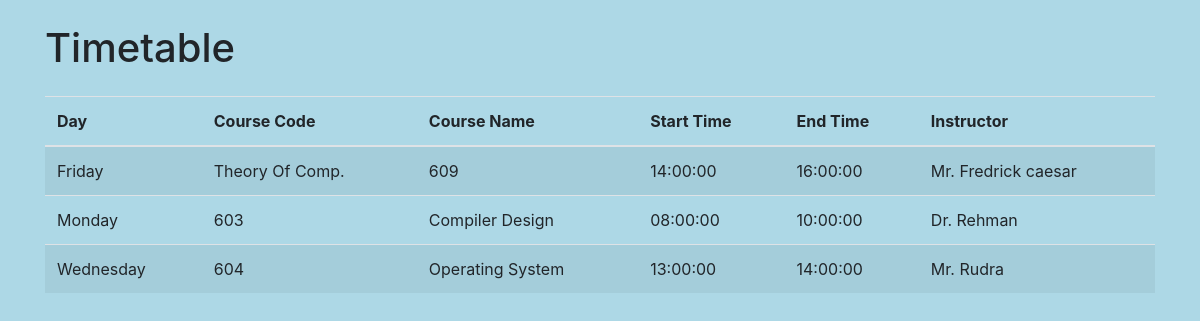
Page /timetable on the committed database.
### home/models.py (models this page shows, shortened)
class Timetable(models.Model):
    DAYS_OF_WEEK = [
        ('Mon', 'Monday'),
        ('Tue', 'Tuesday'),
        ('Wed', 'Wednesday'),
        ('Thu', 'Thursday'),
        ('Fri', 'Friday'),
        ('Sat', 'Saturday'),
        ('Sun', 'Sunday'),
    ]
    course_name = models.CharField(max_length=200)
    course_code = models.CharField(max_length=20)
    day_of_week = models.CharField(max_length=3, choices=DAYS_OF_WEEK)
    start_time = models.CharField(max_length=8, choices=TIME_SLOTS)
    end_time = models.CharField(max_length=8, choices=TIME_SLOTS)
    instructor = models.CharField(max_length=100)
    created_at = models.DateTimeField(default=timezone.now)

### home/views.py (the view)
# urls.py: path('timetable', views.timetable_list, name='timetable_list'),
def timetable_list(request):
    timetable = Timetable.objects.all().order_by('day_of_week', 'start_time')
    return render(request, 'timetable_list.html', {'timetable': timetable})

### templates/timetable_list.html (shortened to what this page needs)
{% extends 'base.html' %}
{% block content %}
<h1 class="mt-4">Timetable</h1>
<table class="table table-striped mt-4">
    <thead>
        <tr>
            <th scope="col">Day</th>
            <th scope="col">Course Code</th>
            <th scope="col">Course Name</th>
            <th scope="col">Start Time</th>
            <th scope="col">End Time</th>
            <th scope="col">Instructor</th>
        </tr>
    </thead>
    <tbody>
        {% for entry in timetable %}
            <tr>
                <td>{{ entry.get_day_of_week_display }}</td>
                <td>{{ entry.course_code }}</td>
                <td>{{ entry.course_name }}</td>
                <td>{{ entry.start_time }}</td>
                <td>{{ entry.end_time }}</td>
                <td>{{ entry.instructor }}</td>
            </tr>
        {% endfor %}
    </tbody>
</table>
{% endblock %}

### templates/timetable_list.html (style rules this page uses)
body { background-color: #add8e6; }

### rows in the picture
Timetable: day_of_week "Friday", course_code "Theory Of Comp.", course_name "609", start_time "14:00:00", end_time "16:00:00", instructor "Mr. Fredrick caesar"
Timetable: day_of_week "Monday", course_code "603", course_name "Compiler Design", start_time "08:00:00", end_time "10:00:00", instructor "Dr. Rehman"
Timetable: day_of_week "Wednesday", course_code "604", course_name "Operating System", start_time "13:00:00", end_time "14:00:00", instructor "Mr. Rudra"
